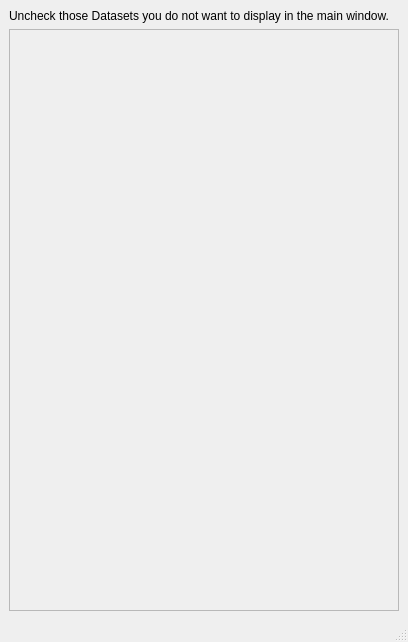
<?xml version="1.0" encoding="UTF-8"?>
<ui version="4.0">
 <class>MainWindow</class>
 <widget class="QMainWindow" name="MainWindow">
  <property name="geometry">
   <rect>
    <x>0</x>
    <y>0</y>
    <width>408</width>
    <height>642</height>
   </rect>
  </property>
  <property name="windowTitle">
   <string>MainWindow</string>
  </property>
  <widget class="QWidget" name="centralwidget">
   <property name="sizePolicy">
    <sizepolicy hsizetype="Expanding" vsizetype="Expanding">
     <horstretch>0</horstretch>
     <verstretch>0</verstretch>
    </sizepolicy>
   </property>
   <layout class="QVBoxLayout" name="verticalLayout">
    <item>
     <widget class="QLabel" name="label">
      <property name="text">
       <string>Uncheck those Datasets you do not want to display in the main window.</string>
      </property>
     </widget>
    </item>
    <item>
     <widget class="QScrollArea" name="scrollArea">
      <property name="widgetResizable">
       <bool>true</bool>
      </property>
      <widget class="QWidget" name="scrollAreaWidgetContents">
       <property name="geometry">
        <rect>
         <x>0</x>
         <y>0</y>
         <width>388</width>
         <height>557</height>
        </rect>
       </property>
      </widget>
     </widget>
    </item>
   </layout>
  </widget>
  <widget class="QMenuBar" name="menubar">
   <property name="geometry">
    <rect>
     <x>0</x>
     <y>0</y>
     <width>408</width>
     <height>22</height>
    </rect>
   </property>
  </widget>
  <widget class="QStatusBar" name="statusbar"/>
 </widget>
 <resources/>
 <connections/>
</ui>
